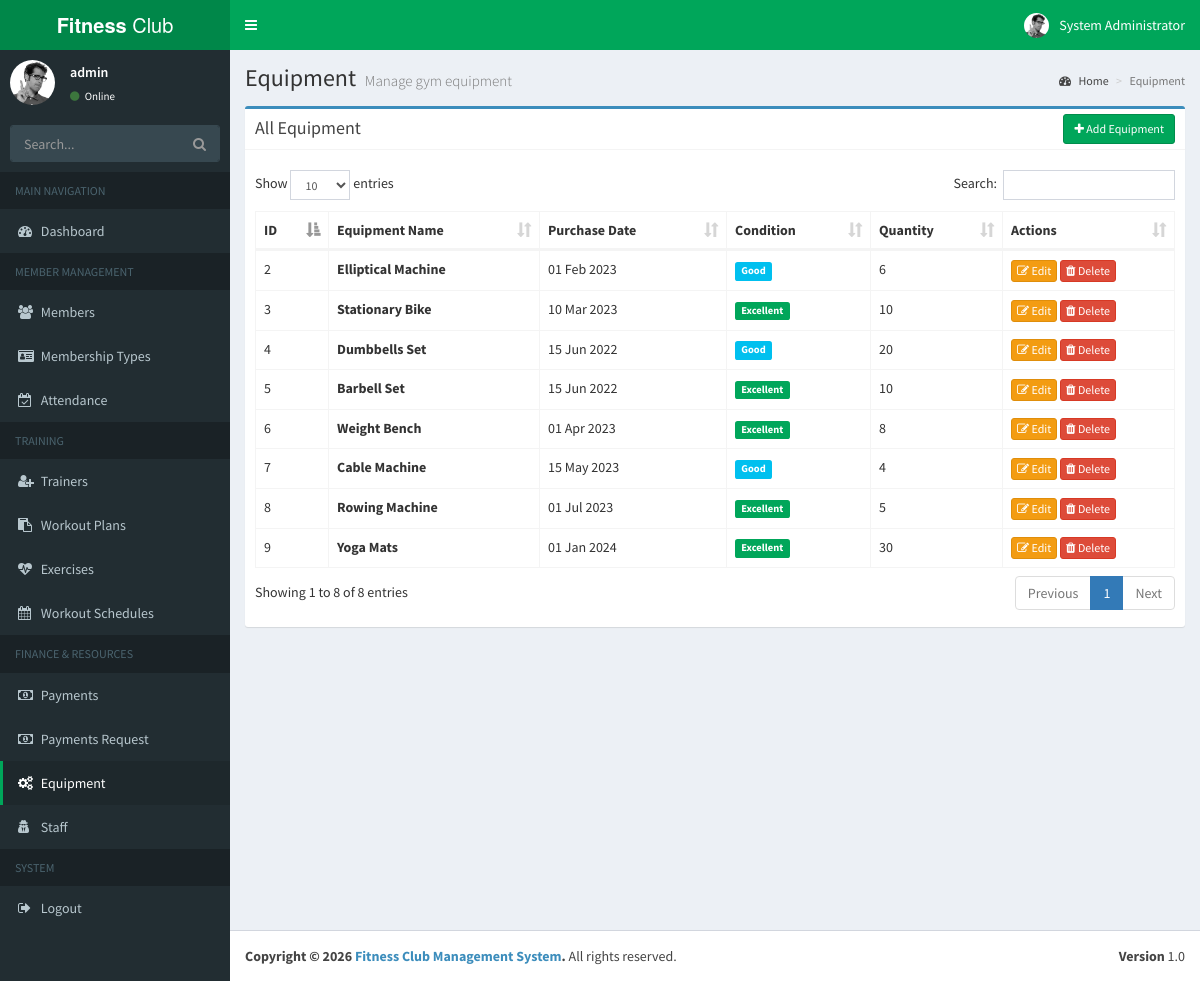
The page /equipment_manage.php (signed in) on the database its author committed.
### tables this page shows
CREATE TABLE `equipment` (
  `EquipmentID` int(11) NOT NULL,
  `EquipmentName` varchar(100) DEFAULT NULL,
  `PurchaseDate` date DEFAULT NULL,
  `Condition` varchar(50) DEFAULT NULL,
  `Quantity` int(11) DEFAULT NULL
);

### equipment_manage.php (the view, shortened to what this page needs)
<?php
include 'header.php';
include 'sidebar.php';
$equipment = $conn->query("SELECT * FROM Equipment ORDER BY EquipmentName ASC");
?>
<div class="content-wrapper">
    <section class="content-header">
        <h1>Equipment <small>Manage gym equipment</small></h1>
        <ol class="breadcrumb">
            <li><a href="index.php"><i class="fa fa-dashboard"></i> Home</a></li>
            <li class="active">Equipment</li>
        </ol>
    </section>
    <section class="content">
        <div class="row">
            <div class="col-xs-12">
                <div class="box box-primary">
                    <div class="box-header with-border">
                        <h3 class="box-title">All Equipment</h3>
                        <div class="box-tools">
                            <button onclick="openAddModal()" class="btn btn-success btn-sm">
                                <i class="fa fa-plus"></i> Add Equipment
                            </button>
                        </div>
                    </div>
                    <div class="box-body">
                        <div class="table-responsive">
                            <table id="dataTable" class="table table-hover table-bordered">
                                <thead>
                                    <tr>
                                        <th>ID</th>
                                        <th>Equipment Name</th>
                                        <th>Purchase Date</th>
                                        <th>Condition</th>
                                        <th>Quantity</th>
                                        <th>Actions</th>
                                    </tr>
                                </thead>
                                <tbody>
                                    <?php while ($row = $equipment->fetch_assoc()):
                                        $conditionClass = 'label-success';
                                        if ($row['Condition'] == 'Good') $conditionClass = 'label-info';
                                        elseif ($row['Condition'] == 'Fair') $conditionClass = 'label-warning';
                                        elseif ($row['Condition'] == 'Poor') $conditionClass = 'label-danger';
                                    ?>
                                    <tr>
                                        <td><?= $row['EquipmentID'] ?></td>
                                        <td><strong><?= htmlspecialchars($row['EquipmentName']) ?></strong></td>
                                        <td><?= $row['PurchaseDate'] ? date('d M Y', strtotime($row['PurchaseDate'])) : 'N/A' ?></td>
                                        <td><span class="label <?= $conditionClass ?>"><?= htmlspecialchars($row['Condition']) ?></span></td>
                                        <td><?= $row['Quantity'] ?></td>
                                        <td class="text-nowrap">
                                            <button onclick="openEditModal(<?= $row['EquipmentID'] ?>)" class="btn btn-warning btn-xs">
                                                <i class="fa fa-edit"></i> Edit
                                            </button>
                                            <a href="equipment_manage.php?delete=<?= $row['EquipmentID'] ?>" onclick="return confirm('Are you sure?')" class="btn btn-danger btn-xs">
                                                <i class="fa fa-trash"></i> Delete
                                            </a>
                                        </td>
                                    </tr>
                                    <?php endwhile; ?>
                                </tbody>
                            </table>
                        </div>
                    </div>
                </div>
            </div>
        </div>
    </section>
</div>
<?php include 'footer.php'; ?>

### rows shown on the page
equipment: EquipmentID "5", EquipmentName "Barbell Set", PurchaseDate "15 Jun 2022", Condition "Excellent", Quantity "10"
equipment: EquipmentID "7", EquipmentName "Cable Machine", PurchaseDate "15 May 2023", Condition "Good", Quantity "4"
equipment: EquipmentID "4", EquipmentName "Dumbbells Set", PurchaseDate "15 Jun 2022", Condition "Good", Quantity "20"
equipment: EquipmentID "2", EquipmentName "Elliptical Machine", PurchaseDate "01 Feb 2023", Condition "Good", Quantity "6"
equipment: EquipmentID "8", EquipmentName "Rowing Machine", PurchaseDate "01 Jul 2023", Condition "Excellent", Quantity "5"
equipment: EquipmentID "3", EquipmentName "Stationary Bike", PurchaseDate "10 Mar 2023", Condition "Excellent", Quantity "10"
equipment: EquipmentID "6", EquipmentName "Weight Bench", PurchaseDate "01 Apr 2023", Condition "Excellent", Quantity "8"
equipment: EquipmentID "9", EquipmentName "Yoga Mats", PurchaseDate "01 Jan 2024", Condition "Excellent", Quantity "30"

### other values the page prints
$_SESSION['full_name'] "System Administrator"
$_SESSION['username'] "admin"
